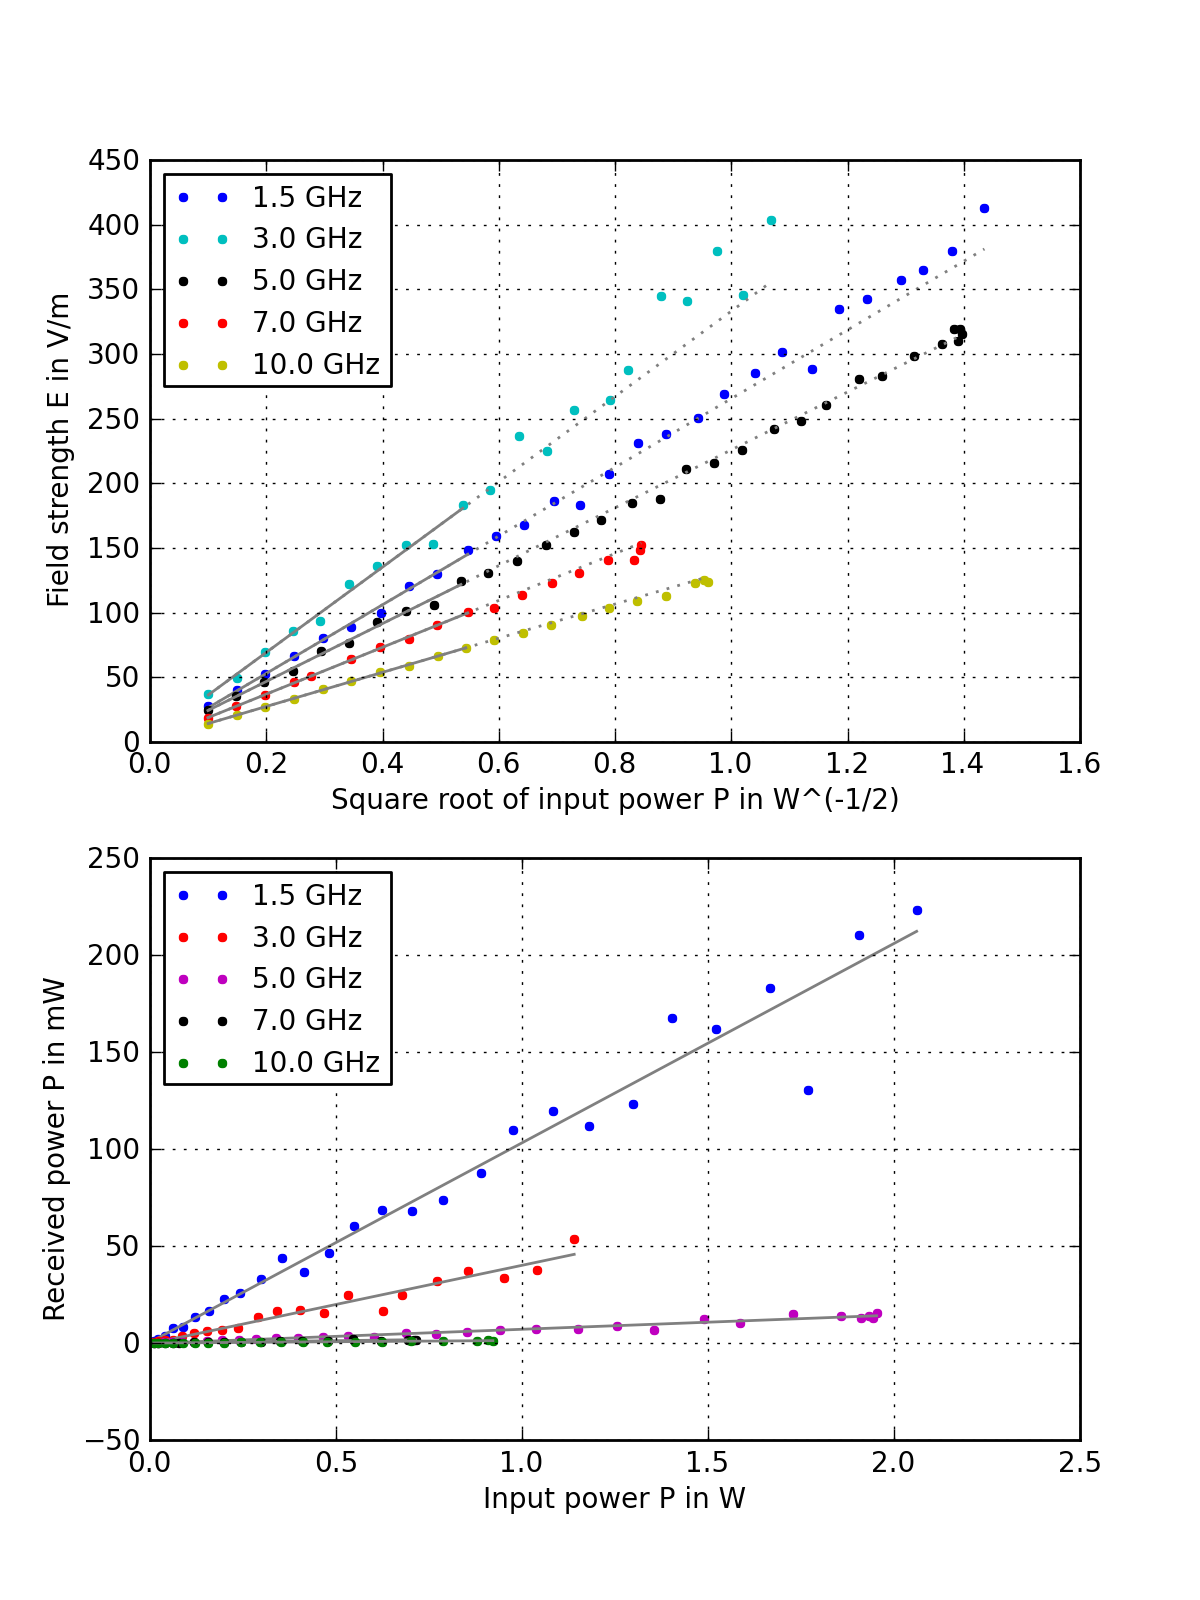

Generate this figure with Python:
import pickle
import time

import numpy
import pylab
from scuq.quantities import Quantity
from scuq.si import WATT

from mpy.tools.aunits import *
from mpy.tools.mgraph import MGraph, Leveler


def dBm2W(v):
    return 10 ** (v * 0.1) * 0.001


def W2dBm(v):
    return 10 * numpy.log10(v * 1000)


MpyDIRS = ['\\MpyConfig\\LargeRC', '.']  # Suchpfad fuer dot, ini, dat

dot = 'mvk-immunity-src.dot'  # Messaufbau mit PMM Feldsonde ohne BLWA Verstaerker (Small RC)

names = {'sg': 'Sg',
         'amp_in': 'Amp_Input',
         'amp_out': 'Amp_Output',
         'pm_fwd': 'Pm1',
         'pm_bwd': 'Pm2',
         'output': 'TxAnt',
         'input': 'RxAnt',
         'pm_in': 'Pm',
         'tuner': 'Tuner',
         'fp': 'Fprobe'}
#
mg = MGraph(fname_or_data=dot, themap=names, SearchPaths=MpyDIRS)  # Graph initialisieren
instrumentation = mg.CreateDevices()  # Geraete Instanzen
tuner = instrumentation[mg.name.tuner]  # Tuner
fp = instrumentation[mg.name.fp]  # Feldsonde
pm = instrumentation[mg.name.pm_in]
#
outname = "FieldProbeTest.p"
#
freq = [1.5e9, 3e9, 5e9, 7e9, 10e9]  # Liste der zu messenden Frequenzen
#  
Pmax1 = 80  # Leistungsbegrenzung f-Bereich 1 (Verstaerker BLWA & BLMA, max 100W)
Pmax2 = 24  # Leistungsbegrenzung f-Bereich 2 (Verstaerker BLMA, max 30W)
Pmax3 = 16  # Leistungsbegrenzung f-Bereich 3 (Verstaerker BLMA, max 20W)
Pmin = 0.01
Ppoints1 = 90 * 2
Ppoints2 = 50 * 2
Ppoints3 = 40 * 2  # max Anzahl der Punkte fuer den jeweiligen Leistungsbereich
Emax = 400  # max Feldstaerke der verwendeten Feldsonde
T_stirrer = 10  # # Periodendauer Ruehrerdrehung
#
try:
    print(' ')
    print('Please wait!')
    print(' --> devices initiated')
    mg.Init_Devices()
    #
    print(' --> data set created')
    DataDct = dict.fromkeys(freq, {})
    #
    print(' --> measurement started')
    for f in freq:
        DataDct[f] = {}
        #
        mg.EvaluateConditions()
        (minf, maxf) = mg.SetFreq_Devices(f)
        mg.RFOn_Devices()
        lev = Leveler(mg, mg.name.sg, mg.name.output, mg.name.output, mg.name.pm_fwd)
        #        
        if (f > 1e7) and (f <= 2e9):
            # power=numpy.logspace(numpy.log10(Pmin),numpy.log10(Pmax1),PPoints)
            p = numpy.linspace(numpy.sqrt(Pmin), numpy.sqrt(Pmax1), Ppoints1)
            power = p ** 2
        elif (f > 2e9) and (f <= 6e9):
            # power=numpy.logspace(numpy.log10(Pmin),numpy.log10(Pmax2),PPoints)
            p = numpy.linspace(numpy.sqrt(Pmin), numpy.sqrt(Pmax2), Ppoints2)
            power = p ** 2
        elif (f > 6e9) and (f < 18e9):
            # power=numpy.logspace(numpy.log10(Pmin),numpy.log10(Pmax3),PPoints)
            p = numpy.linspace(numpy.sqrt(Pmin), numpy.sqrt(Pmax3), Ppoints3)
            power = p ** 2
        else:
            break
        #
        for P in power:
            Ptarget = Quantity(WATT, P)
            #
            mg.RFOn_Devices()
            #  
            sglv, p_val = lev.adjust_level(Ptarget)
            Preal = p_val.get_expectation_value_as_float()
            #
            err, p_rx = pm.GetData()
            rxcorr = mg.get_path_correction(mg.name.pm_in, mg.name.input, unit=POWERRATIO)
            #
            # print 10*numpy.log10(1000*p_rx.get_expectation_value_as_float())
            #
            if P * 0.8 < Preal:
                DataDct[f][Preal] = {}
            else:
                break
            #
            t0 = time.time()
            e_vals = []
            p_rx_vals = []
            while True:  # Mehrfachmessung Feldstaerke ueber Ruehrerdrehung fuer anschl Mittelwertbildung
                err, e_val = fp.GetData()
                e_vals.append(e_val)
                #
                err, p_rx = pm.GetData()
                p_rx_vals.append(p_rx)
                #
                t = time.time()
                if t - t0 > T_stirrer:
                    break
            #
            N = float(len(e_vals))  # N = Anzahl der Feldstaerkemesswerte pro Ruehrerdrehung --> Mittelwertbildung
            #
            ex = DataDct[f][Preal]['Ex'] = sum([e[0].get_expectation_value_as_float() for e in e_vals]) / N
            ey = DataDct[f][Preal]['Ey'] = sum([e[1].get_expectation_value_as_float() for e in e_vals]) / N
            ez = DataDct[f][Preal]['Ez'] = sum([e[2].get_expectation_value_as_float() for e in e_vals]) / N
            et = DataDct[f][Preal]['Emag'] = numpy.sqrt(ex ** 2 + ey ** 2 + ez ** 2)
            pr = DataDct[f][Preal]['Prx'] = sum([p.get_expectation_value_as_float() for p in p_rx_vals]) / N * 1000
            #             
            print((
                'freq:  %.2f GHZ  power:  %.3f W real Power %.3f W Ex: %.2f  Ey: %.2f  Ez:  %.2f  Emag: %.2f  N: %.2f  Prx: %.2f' % (
                    f / 1e9, P, Preal, ex, ey, ez, et, N, pr)))
            #
            if DataDct[f][Preal]['Emag'] > Emax:
                break
        mg.RFOff_Devices()
    #
    fout = open(outname, 'wb')
    pickle.dump(DataDct, fout, 2)
    fout.close()

finally:
    mg.Quit_Devices()
#
params = {'backend': 'ps',
          'font.size': 10,
          'axes.titlesize': 10,
          'axes.labelsize': 10,
          'text.fontsize': 10,
          'legend.fontsize': 10,
          'xtick.labelsize': 10,
          'ytick.labelsize': 10,
          'text.usetex': False,
          'figure.figsize': (6, 8)}
pylab.rcParams.update(params)
#
pylab.axes([0.125, 0.05, 0.825, 0.9])  # pylab.axes([0.125,0.125,0.825,0.825])
#
pylab.subplot(211)
pylab.xlabel('Square root of input power P in W^(-1/2)')
pylab.ylabel('Field strength E in V/m')
#  
for f in freq:
    power = sorted(DataDct[f].keys())
    Plot_P = numpy.sqrt(numpy.array(power))
    Plot_Emag = numpy.zeros((len(Plot_P)))
    #
    for i in range(len(power)):
        if DataDct[f][power[i]]['Emag'] is None:
            Plot_Emag[i] = None
        else:
            Plot_Emag[i] = DataDct[f][power[i]]['Emag']
    #
    pylab.plot(Plot_P, Plot_Emag, '.', label='%.1f GHz' % (f / 1e9))
    #
    xdata = Plot_P[0:10]
    ydata = Plot_Emag[0:10]
    #
    polycoeffs = numpy.polyfit(xdata, ydata, 1)
    yfit = numpy.polyval(polycoeffs, xdata)
    pylab.plot(xdata, yfit, color='grey')
    #
    yfit = numpy.polyval(polycoeffs, Plot_P)
    pylab.plot(Plot_P, yfit, color='grey', linestyle='dotted')
#
pylab.grid(True)
pylab.legend(loc='upper left')
#   
pylab.subplot(212)
pylab.xlabel('Input power P in W')
pylab.ylabel('Received power P in mW')
#
for f in freq:
    power = sorted(DataDct[f].keys())
    Plot_Pin = numpy.array(power)
    Plot_Prx = numpy.zeros((len(Plot_Pin)))
    #
    for i,pw in enumerate(power):
        if DataDct[f][pw]['Emag'] is None:
            Plot_Prx[i] = None
        else:
            Plot_Prx[i] = DataDct[f][pw]['Prx']
    #
    pylab.plot(Plot_Pin, Plot_Prx, '.', label='%.1f GHz' % (f / 1e9))
    #
    xdata = Plot_Pin
    ydata = Plot_Prx
    #
    polycoeffs = numpy.polyfit(xdata, ydata, 1)
    yfit = numpy.polyval(polycoeffs, xdata)
    pylab.plot(xdata, yfit, color='grey')
#
pylab.grid(True)
pylab.legend(loc='upper left')
#
pylab.savefig('FieldProbeTest_SmallRC.png', dpi=200)
pylab.show()
